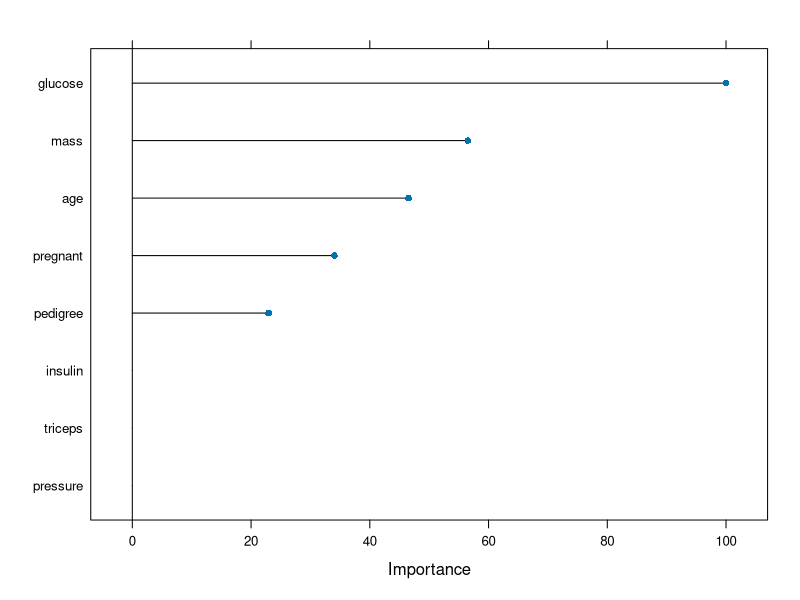
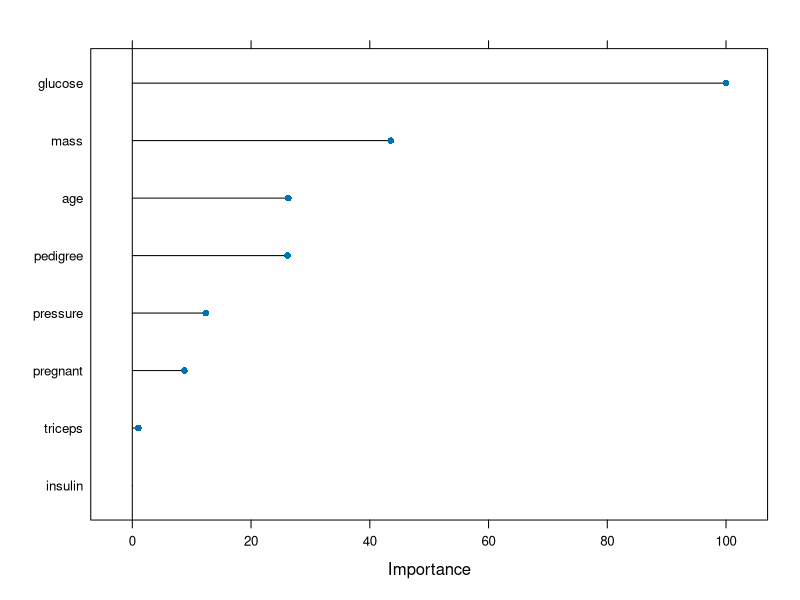
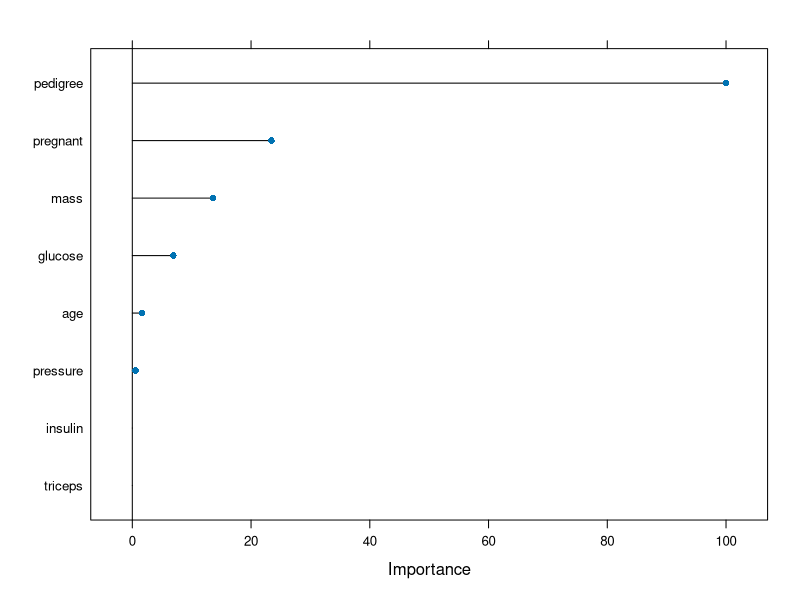

Generate these figures, in order, with R: (Note: this script raises an error after producing the figures.)
## ---- chunk 1
knitr::opts_chunk$set(message = FALSE, warning = FALSE)
## ---- chunk 2
library(mlbench)
library(tidyverse)
data(PimaIndiansDiabetes)
df <- tibble(PimaIndiansDiabetes)
## ---- chunk 3
library(tidyverse)
library(caret)
      
        df = drop_na(df)
        splitIndex <- createDataPartition(df$diabetes, p = .70, 
                                  list = FALSE)
df_train <- df[ splitIndex,]
df_test <- df[-splitIndex,]

model1 <- train(diabetes~., data=df_train, 
                method = "rpart2",
                maxdepth=3)
pred <- predict(model1, df_test)
cm <- confusionMatrix(data = pred, reference = df_test$diabetes)
cm$overall

varImp(model1)
plot(varImp(model1))
## ---- chunk 4
model2 <- train(diabetes~., data=df_train, 
                method = "rf",
                ntree = 500) 
pred <- predict(model2, df_test)
cm <- confusionMatrix(data = pred, reference = df_test$diabetes)
cm$overall

varImp(model2)
plot(varImp(model2))
## ---- chunk 5
model3 <- train(diabetes~., data=df_train, 
                method = "glmnet")
pred <- predict(model3, df_test)
cm <- confusionMatrix(data = pred, reference = df_test$diabetes)
cm$overall

varImp(model3)
plot(varImp(model3))
## ---- chunk 6
model4 <- train(diabetes~., data=df_train, 
                method = "rotationForest")
pred <- predict(model4, df_test)
cm <- confusionMatrix(data = pred, reference = df_test$diabetes)
cm$overall

varImp(model4)
plot(varImp(model4))
## ---- chunk 7
model5 <- train(diabetes~., data=df_train, 
                method = "fda")
pred <- predict(model5, df_test)
cm <- confusionMatrix(data = pred, reference = df_test$diabetes)
cm$overall

varImp(model5)
plot(varImp(model5))
